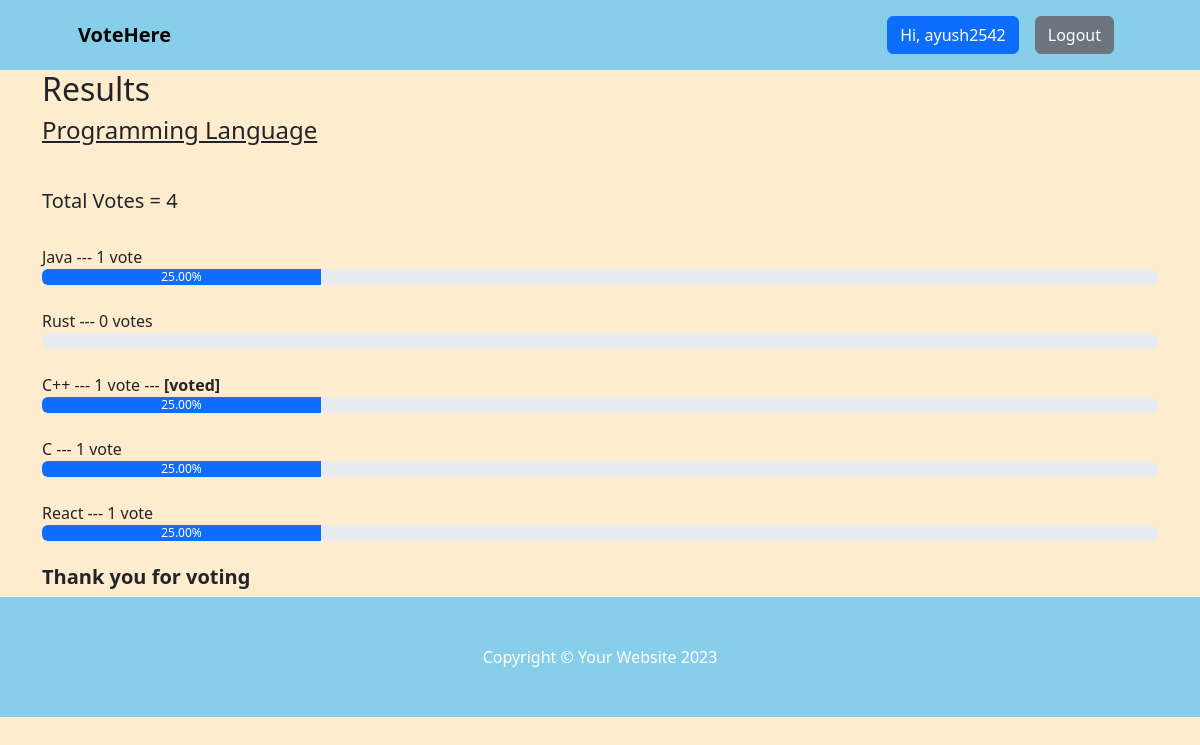
The page /result/programming-language (signed in) on the database its author committed.
### voteapp/models.py (models this page shows, shortened)
class Category(models.Model):
    title = models.CharField(max_length=200)
    slug = models.SlugField(blank=True, null=True)
    description = models.TextField(blank=True, null=True)
    total_vote = models.IntegerField(default=0)
    voters = models.ManyToManyField(User, blank=True)

class CategoryItem(models.Model):
    title = models.CharField(max_length=200)
    total_vote = models.IntegerField(default=0)
    category = models.ForeignKey(Category, on_delete=models.CASCADE, related_name="items")
    voters = models.ManyToManyField(User, blank=True)
    @property
    def percentage_vote(self):
        category_votes = self.category.total_vote
        item_votes = self.total_vote
        if category_votes == 0:
            vote_in_percentage = 0
        else:
            vote_in_percentage = (item_votes/category_votes) * 100
        return vote_in_percentage

### voteapp/views.py (the view)
# urls.py: path("result/<str:slug>", views.result, name="result"),
def result(request, slug):
    category = Category.objects.get(slug=slug)
    items = CategoryItem.objects.filter(category=category)
    context = {"category": category, "items": items}
    return render(request, "result.html", context)

### voteapp/templatetags/custom_filters.py (called while the page is built)
@register.filter(name="has_voted")
def has_voted(user, voters):
    return any(user.id== voter.id for voter in voters)

### voteapp/templates/result.html
{% extends 'base.html' %}
{% block content %}
{% load humanize %}
{% load custom_filters %}
<div class="container result-container">
    <div class="sub-container">
      <h2>Results</h2>
      <h4>{{category.title}}</h4>
      <br>
      <h5>Total Votes = {{category.total_vote}}</h5>
      <br />
      {% for item in items  %}
      {% if request.user|has_voted:item.voters.all %}
      <small>{{item.title}}</strong> --- {{item.total_vote}} vote{{item.total_vote | pluralize:",s"}} ---  <strong>[voted]</strong> </small>
      <div class="progressContainer">
        <div class="progress">
          <div
            class="progress-bar"
            role="progressbar"
            aria-label="Example with label"
            style="width:{{item.percentage_vote | floatformat:2}}%;"
            aria-valuenow="25"
            aria-valuemin="0"
            aria-valuemax="100"
          >
          {{item.percentage_vote | floatformat:2}}%
          </div>
        </div>
      </div>
      <br>
      {% else %}
      <small>{{item.title}}</strong> --- {{item.total_vote}} vote{{item.total_vote | pluralize:",s"}} </small>
      <div class="progressContainer">
        <div class="progress">
          <div
            class="progress-bar"
            role="progressbar"
            aria-label="Example with label"
            style="width:{{item.percentage_vote | floatformat:2}}%;"
            aria-valuenow="25"
            aria-valuemin="0"
            aria-valuemax="100"
          >
          {{item.percentage_vote | floatformat:2}}%
          </div>
        </div>
      </div>
      <br>
      {% endif %}
      {% endfor %}
      <h5 style="font-weight: bold">Thank you for voting</h5>
    </div>
  </div>
{% endblock content %}

### voteapp/templates/base.html (shortened to what this page needs)
<!DOCTYPE html>
{% load static %}
<html lang="en">
<head>
    <link href="https://cdn.jsdelivr.net/npm/bootstrap-icons@1.4.1/font/bootstrap-icons.css" rel="stylesheet" />
    <link rel="stylesheet" href="{% static 'css/bootstrap.css' %}">
    <link rel="stylesheet" href="{% static 'css/style.css' %}">
</head>
<body style="background: blanchedalmond;">
     <nav class="navbar navbar-expand-lg navbar-dark" style="background:skyblue">
        <div class="container px-lg-5">
            <a class="navbar-brand text-black bold" href="{% url 'index'  %}"><strong>VoteHere</strong></a>
            <div class="collapse navbar-collapse" id="navbarSupportedContent">
                <ul class="navbar-nav ms-auto mb-2 mb-lg-0">
                    {% if request.user.is_authenticated %}
                    <li class="nav-item"><a class="nav-link" href="#"><button class="btn btn-primary">Hi, {{request.user.username}}</button></a></li>
                    <li class="nav-item"><a class="nav-link" href="{% url 'logout' %}"><button class="btn btn-secondary">Logout</button></a></li>
                    {% else %}
                    <li class="nav-item"><a class="nav-link" href="{% url 'signin' %}"><button class="btn btn-primary">Login</button></a></li>
                    <li class="nav-item"><a class="nav-link" href="{% url 'signup' %}"><button class="btn btn-primary">SignUp</button></a></li>
                    {% endif %}
                </ul>
            </div>
        </div>
    </nav>
    {% block content %}
    {% endblock content %}
     <footer class="py-5" style="background:skyblue;">
        <div class="container"><p class="m-0 text-center text-white">Copyright &copy; Your Website 2023</p></div>
    </footer>
</body>
</html>

### voteapp/static/css/style.css (style rules this page uses)
* { box-sizing: border-box; }
.result-container { display: flex; align-items: center; justify-content: center; }
.sub-container { width: inherit }
.result-container h4 { text-decoration: underline; margin-bottom: 20px; }
.result-container small { font-size: 16px; font-weight: 500; }

### rows shown on the page
Category: title "Programming Language", total_vote "4"
CategoryItem: title "Java", total_vote "1", percentage_vote "25.00"
CategoryItem: title "Rust", total_vote "0", total_vote|pluralize "s"
CategoryItem: title "C++", total_vote "1", percentage_vote "25.00"
CategoryItem: title "C", total_vote "1", percentage_vote "25.00"
CategoryItem: title "React", total_vote "1", percentage_vote "25.00"

### other values the page prints
{{ request.user.username }} "ayush2542"
